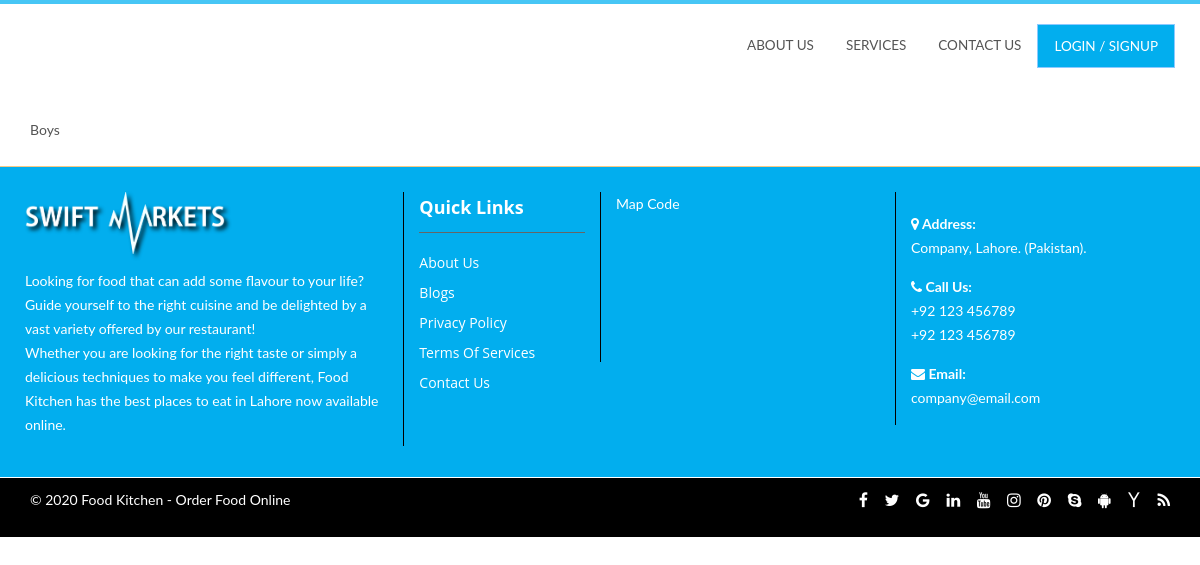
Page /video.php on the committed database.
### tables this page shows
CREATE TABLE IF NOT EXISTS `videos` (
  `id` int(11) NOT NULL AUTO_INCREMENT,
  `catid` int(11) NOT NULL,
  `catslug` varchar(90) DEFAULT NULL,
  `name` text,
  `img` text,
  `url` text,
  `ordr` int(11) DEFAULT NULL,
  `feat` int(11) NOT NULL DEFAULT '1',
  PRIMARY KEY (`id`)
);

CREATE TABLE IF NOT EXISTS `contact` (
  `id` int(11) NOT NULL AUTO_INCREMENT,
  `sitename` text,
  `logo` text,
  `phone` text,
  `email` text,
  `address` text,
  `gmaps` text,
  `cover` text,
  `post` text,
  `fpost` text,
  `facebook` text,
  `twitter` text,
  `insta` text,
  `youtube` text,
  PRIMARY KEY (`id`)
);

CREATE TABLE IF NOT EXISTS `pages` (
  `id` int(11) NOT NULL AUTO_INCREMENT,
  `name` text NOT NULL,
  `slug` varchar(90) NOT NULL,
  `icon` text,
  `metak` text,
  `metad` text,
  `cover` text,
  `post` text,
  `res` int(11) NOT NULL DEFAULT '0',
  `ordr` int(11) NOT NULL,
  `foot` int(11) NOT NULL DEFAULT '0',
  `hide` int(11) NOT NULL DEFAULT '0',
  PRIMARY KEY (`id`),
  UNIQUE KEY `slug` (`slug`)
);

### video.php (the view, shortened to what this page needs)
<!DOCTYPE html>
<html lang="en">
<head>
<?php include 'include/head.php'; ?>
</head>
<body class="body-wrapper">
  <div class="main_wrapper">
  <?php include 'include/header.php'; ?>
  <br>
      <div class="container">
  <div class="row">
      <?php
$rows =mysqli_query($con,"SELECT * FROM  videos order by ordr " ) or die(mysqli_error($con));
while($row=mysqli_fetch_array($rows)){
  $name = $row['name'];
?>
  <div class="col-md-6">
       <?php echo $name ;?>
    </div>
    <?php } ?>
  </div>
         <div class="clearfix">&nbsp;</div>
     </div>
     </div>
    <?php include 'include/footer.php'; ?>
</div>
</body>
</html>

### include/footer.php (shortened to what this page needs)
<div id="contact">
<br>
<br>
<br>
  <footer class="footer-v1">
  <div class="menuFooter clearfix" style="background: #02aeee">
    <div class="">
      <div class="row clearfix" style="margin-right: 0px;    margin-left: 0px;    padding: 10px;">
    <div class="col-sm-4">
          <p><img src="images/logow.png" alt="" class="fimg"/></p>
          <p><?php echo $fpost ;?></p>
        </div>
        <div class="col-sm-2 col-xs-12 borderLeft">
          <h5>Quick Links</h5>
          <ul class="menuLink">
          <?php
          $rows =mysqli_query($con,"SELECT name,slug,res FROM pages where foot=1  ORDER BY ordr" ) or die(mysqli_error($con));
            while($row=mysqli_fetch_array($rows)){
              $slug = $row['slug'];
              $name = $row['name'];
              ?>
            <li <?php if($slug=='videos') echo ' style="display:none;" ' ; ?> ><a href="<?php echo $slug ?>"><?php echo $name ?></a></li>
                    <?php } ?>
          </ul>
          <br>
          <br>
        </div>
        <div class="col-sm-3 col-xs-6 borderLeft">
          <div class="">
           <?php echo $gmaps ?>
          </div>
        </div>
        <div class="col-sm-3 col-xs-6 borderLeft">
          <div class="footer-address">
           <p>
                            <strong><i class="fa fa-map-marker"></i> Address:</strong> <br>
                            <?php echo $siteaddress ?>
              </p>
                        <p>
                          <strong><i class="fa fa-phone"></i> Call Us:</strong> <br>
                            <?php echo $sitephone ?> <br>
                            <?php echo $sitephone ?>
                        </p>
                        <p>
                          <strong><i class="fa fa-envelope"></i> Email:</strong> <br>
                            <?php echo $sitemail ?>
                        </p>
          </div>
        </div>
      </div>
    </div>
  </div>
  <div class="footer clearfix" style="background: #000; color: #fff " >
    <div class="container">
      <div class="row clearfix">
        <div class="col-sm-6 col-xs-12 ">
          <p>© 2020 <?php echo $sitename ?> </p>
        </div>
        <div class="col-sm-6 col-xs-12 privacy_policy">
           <a href="#" class="fa fa-facebook"></a>
<a href="#" class="fa fa-twitter"></a>
<a href="#" class="fa fa-google"></a>
<a href="#" class="fa fa-linkedin"></a>
<a href="#" class="fa fa-youtube"></a>
<a href="#" class="fa fa-instagram"></a>
<a href="#" class="fa fa-pinterest"></a>
<a href="#" class="fa fa-skype"></a>
<a href="#" class="fa fa-android"></a>
<a href="#" class="fa fa-yahoo"></a>
<a href="#" class="fa fa-rss"></a>
        </div>
      </div>
    </div>
  </div>
</footer>

### css/default.css (style rules this page uses)
a, a:hover, .header .navbar-default .navbar-nav li a:hover, .header .navbar-default .navbar-nav .active a, .header .navbar-default .navbar-nav .active a:hover, .header .navbar-default .navbar-nav .active a:focus, .header .navbar-nav li.open .dropdown-menu li a:hover, .header .navbar-nav li.open .dropdown-menu li a:focus, .header .navbar-nav li.dropdown .dropdown-menu li a:hover, .header .navbar-nav li.dropdown .dropdown-menu li a:focus, .header .navbar-nav li.open .dropdown-menu li.active a, .header .navbar-nav li.dropdown .dropdown-menu li.active a, .courses_right_inner td ul li.active a, .courses_right_inner td a:hover, .courses_left_inner ul li a:hover, .courses_left_inner ul li a:focus, .courses_left_inner ul li.active a, .item_inner a.fees, .sidebar_item.admission .item_inner.program ul li a:hover, .sidebar_item.admission .item_inner.program ul li.active a, .item_inner.question a, .fc-center h2, .fc-event-container a.more, ul.contact_info li .fa, ul.contact_info li a:hover, .error-content a, li.language.dropdown ul.dropdown-menu li.active a, li.language.dropdown ul.dropdown-menu li a:hover { color: #105d05 }

### css/custom.css (style rules this page uses)
html { scroll-behavior: smooth; }
body { font-family: "Lato",sans-serif; }
a { color: #02aeee; }
a, a:hover, .header .navbar-default .navbar-nav li a:hover, .header .navbar-default .navbar-nav .active a, .header .navbar-default .navbar-nav .active a:hover, .header .navbar-default .navbar-nav .active a:focus, .header .navbar-nav li.open .dropdown-menu li a:hover, .header .navbar-nav li.open .dropdown-menu li a:focus, .header .navbar-nav li.dropdown .dropdown-menu li a:hover, .header .navbar-nav li.dropdown .dropdown-menu li a:focus, .header .navbar-nav li.open .dropdown-menu li.active a, .header .navbar-nav li.dropdown .dropdown-menu li.active a, .courses_right_inner td ul li.active a, .courses_right_inner td a:hover, .courses_left_inner ul li a:hover, .courses_left_inner ul li a:focus, .courses_left_inner ul li.active a, .item_inner a.fees, .sidebar_item.admission .item_inner.program ul li a:hover, .sidebar_item.admission .item_inner.program ul li.active a, .item_inner.question a, .fc-center h2, .fc-event-container a.more, ul.contact_info li .fa, ul.contact_info li a:hover, .error-content a, li.language.dropdown ul.dropdown-menu li.active a, li.language.dropdown ul.dropdown-menu li a:hover { color: #02aeee; }
.fimg { width: 200px; filter: drop-shadow(3px 3px 2px black); }

### include/footer.php (style rules this page uses)
.privacy_policy a { display: inline-block; font-size: 16px; border-right: none; padding-right: 10px; line-height: 25px; color: #fff; }

### rows in the picture
videos: name "Boys"
contact: fpost "Looking for food that can add some flavour to your life? Guide yourself to the right cuisine and be delighted by a vast variety offered by our restaurant! Whether you are looking for the right taste or simply a delicious techniques to make you feel different, Food Kitchen has the best places to eat in Lahore now available online.", gmaps "Map Code", address "Company, Lahore. (Pakistan).", phone "+92 123 456789", email "company@email.com", sitename "Food Kitchen - Order Food Online"
pages: name "About Us"
pages: name "Blogs"
pages: name "Privacy Policy"
pages: name "Terms Of Services"
pages: name "Contact Us"
